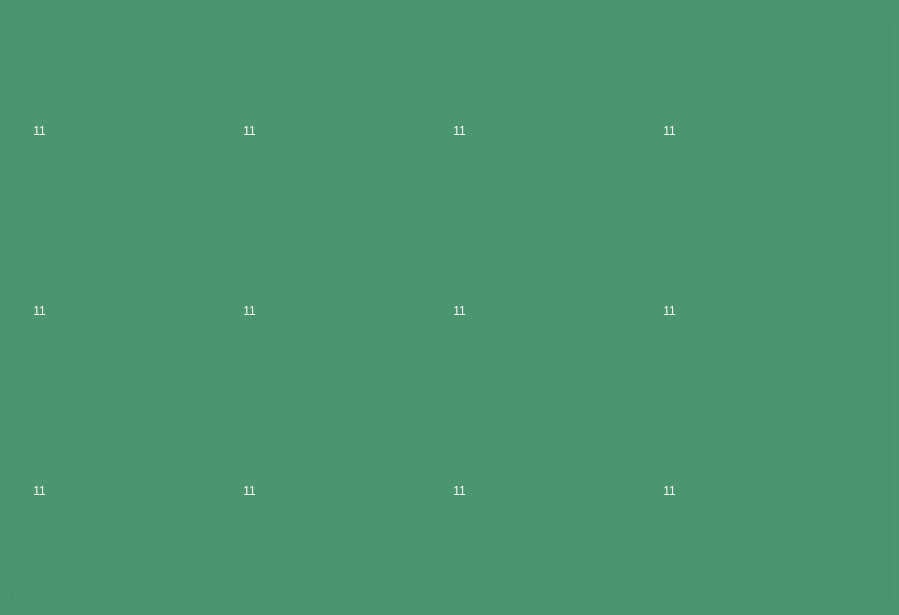
<?xml version="1.0" encoding="UTF-8"?>
<ui version="4.0">
 <class>TheWholeYear</class>
 <widget class="QWidget" name="TheWholeYear">
  <property name="geometry">
   <rect>
    <x>0</x>
    <y>0</y>
    <width>899</width>
    <height>615</height>
   </rect>
  </property>
  <property name="windowTitle">
   <string>Form</string>
  </property>
  <property name="styleSheet">
   <string notr="true">QWidget{
	background:rgb(75, 150, 111);
}
QLabel{
	color:white;
	border:1px none white;
}</string>
  </property>
  <widget class="QGroupBox" name="groupBox">
   <property name="geometry">
    <rect>
     <x>10</x>
     <y>10</y>
     <width>881</width>
     <height>591</height>
    </rect>
   </property>
   <property name="title">
    <string> </string>
   </property>
   <widget class="QLabel" name="label_11">
    <property name="geometry">
     <rect>
      <x>440</x>
      <y>390</y>
      <width>211</width>
      <height>181</height>
     </rect>
    </property>
    <property name="text">
     <string> 11</string>
    </property>
   </widget>
   <widget class="QLabel" name="label_5">
    <property name="geometry">
     <rect>
      <x>20</x>
      <y>210</y>
      <width>211</width>
      <height>181</height>
     </rect>
    </property>
    <property name="text">
     <string> 11</string>
    </property>
   </widget>
   <widget class="QLabel" name="label_12">
    <property name="geometry">
     <rect>
      <x>650</x>
      <y>390</y>
      <width>211</width>
      <height>181</height>
     </rect>
    </property>
    <property name="text">
     <string> 11</string>
    </property>
   </widget>
   <widget class="QLabel" name="label_4">
    <property name="geometry">
     <rect>
      <x>650</x>
      <y>30</y>
      <width>211</width>
      <height>181</height>
     </rect>
    </property>
    <property name="text">
     <string> 11</string>
    </property>
   </widget>
   <widget class="QLabel" name="label_7">
    <property name="geometry">
     <rect>
      <x>440</x>
      <y>210</y>
      <width>211</width>
      <height>181</height>
     </rect>
    </property>
    <property name="text">
     <string> 11</string>
    </property>
   </widget>
   <widget class="QLabel" name="label_1">
    <property name="geometry">
     <rect>
      <x>20</x>
      <y>30</y>
      <width>211</width>
      <height>181</height>
     </rect>
    </property>
    <property name="text">
     <string> 11</string>
    </property>
   </widget>
   <widget class="QLabel" name="label_2">
    <property name="geometry">
     <rect>
      <x>230</x>
      <y>30</y>
      <width>211</width>
      <height>181</height>
     </rect>
    </property>
    <property name="text">
     <string> 11</string>
    </property>
   </widget>
   <widget class="QLabel" name="label_6">
    <property name="geometry">
     <rect>
      <x>230</x>
      <y>210</y>
      <width>211</width>
      <height>181</height>
     </rect>
    </property>
    <property name="text">
     <string> 11</string>
    </property>
   </widget>
   <widget class="QLabel" name="label_9">
    <property name="geometry">
     <rect>
      <x>20</x>
      <y>390</y>
      <width>211</width>
      <height>181</height>
     </rect>
    </property>
    <property name="text">
     <string> 11</string>
    </property>
   </widget>
   <widget class="QLabel" name="label_10">
    <property name="geometry">
     <rect>
      <x>230</x>
      <y>390</y>
      <width>211</width>
      <height>181</height>
     </rect>
    </property>
    <property name="text">
     <string> 11</string>
    </property>
   </widget>
   <widget class="QLabel" name="label_3">
    <property name="geometry">
     <rect>
      <x>440</x>
      <y>30</y>
      <width>211</width>
      <height>181</height>
     </rect>
    </property>
    <property name="text">
     <string> 11</string>
    </property>
   </widget>
   <widget class="QLabel" name="label_8">
    <property name="geometry">
     <rect>
      <x>650</x>
      <y>210</y>
      <width>211</width>
      <height>181</height>
     </rect>
    </property>
    <property name="text">
     <string> 11</string>
    </property>
   </widget>
  </widget>
 </widget>
 <resources/>
 <connections/>
</ui>
